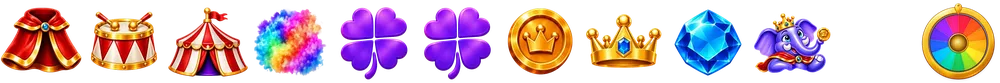
#> input picture assets/symbols-v7.webp, 1000 x 83 px, shrunk from 6144 x 512 before the run
$ python reel-symbols.py
#> lines starting #> are read from the running program, lines starting #| are printed output that depends on the picture
"""Measure existing alpha silhouettes and generate shared reel CSS. No art edits.
Run manually after changing a symbol: python3 scripts/reel-symbols.py (Pillow).
"""
from pathlib import Path
import json
import re
from PIL import Image

ROOT = Path(__file__).resolve().parent.parent
ATLAS = 'assets/symbols-v7.webp'
SOURCES = [
    (10, 'Capa', ATLAS, 0),
    (2, 'Moeda', ATLAS, 6), (0, 'Diamante', ATLAS, 8),
    (6, 'Coroa', ATLAS, 7),
    (8, 'Baú de Tesouro', 'assets/symbols/treasure-chest-v2.webp', None),
    (7, 'King Rico', 'assets/king-rico/head-v1.webp', None),
    (5, 'Escudo', 'assets/symbols/shield-defense-rainbow-gold-v1.webp', None),
    (11, 'Roleta', ATLAS, 11),
    (12, 'Tony', 'assets/tony/head.webp', None),
    (13, 'Tucker', 'assets/tucker/head.webp', None),
    (14, 'Ray', 'assets/ray/head-v1.webp', None),
    (15, 'Controle', 'assets/machine/controller-symbol-v1.webp', None),
]
W, H = .90, .82
data, rules = [], []
for symbol, name, source, tile in SOURCES:
    image = Image.open(ROOT / source).convert('RGBA')
#> image is the input picture: PIL image 1000x83 RGBA; mean R, G, B, A 103.1, 71.2, 82.1, 108.1
    iw, ih = image.size
#> iw = 1000; ih = 83
    tw, ox = (iw / 12, tile * iw / 12) if tile is not None else (iw, 0)
#> tw = 83.33; ox = 0
    # Crop only in memory to measure alpha; never modify/export image pixels.
    region = image.crop((int(ox), 0, int(ox + tw), ih))
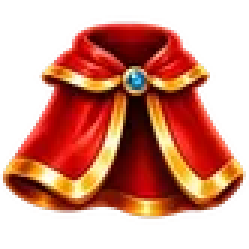
#> region: PIL image 83x83 RGBA (shown 3 times larger); mean R, G, B, A 125.9, 54.7, 35.7, 132.5; transparent parts drawn white
    box = region.getchannel('A').point(lambda x: 255 if x > 100 else 0).getbbox()
#> box = (1, 8, 81, 72)
    x0, y0, x1, y1 = box
#> x0 = 1; y0 = 8; x1 = 81; y1 = 72
    scale = min(W / (x1 - x0), H / (y1 - y0))
#> scale = 0.0112
    cx, cy = (x0 + x1) / 2, (y0 + y1) / 2
#> cx = 41; cy = 40
    bw, bh = iw * scale, ih * scale
#> bw = 11.25; bh = 0.934
    px = (.5 - (ox + cx) * scale) / (1 - bw) if abs(1 - bw) > 1e-9 else .5
#> px = -0.00378
    py = (.5 - cy * scale) / (1 - bh) if abs(1 - bh) > 1e-9 else .5
#> py = 0.755
    left, top = .5 - cx * scale, .5 - cy * scale
#> left = 0.0388; top = 0.05
    clip = [max(0, top), max(0, 1-left-tw*scale), max(0, 1-top-ih*scale), max(0, left)]
#> clip = [0.05, 0.0238, 0.0162, 0.0388]
    record = dict(id=symbol, name=name, source=source, tile=tile, size=[iw, ih],
                  bounds=box, visible=[(x1-x0)*scale, (y1-y0)*scale])
#> record = {'id': 10, 'name': 'Capa', 'source': 'assets/symbols-v7.webp', 'tile': 0, 'size': [1000, 83], 'bounds': (1, 8, 81, 72), 'visible': [0.9, 0.72]}
#> (the run stopped early here; a loop or call above may not have finished)
